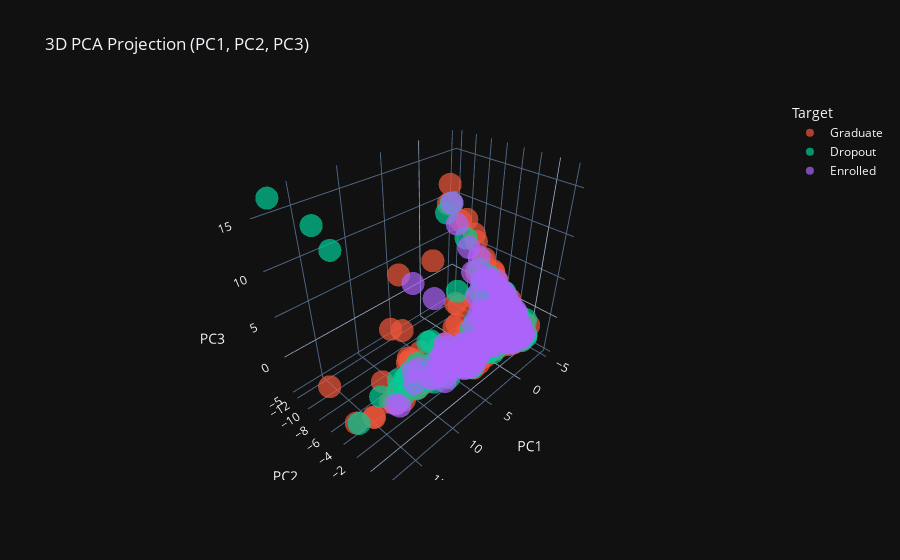

This figure's notebook cell:
### Code cell
pca3 = PCA(n_components=3)
X_pca3 = pca3.fit_transform(X_scaled)

# 3. בניית DataFrame לתצוגה
pca3_df = pd.DataFrame({
    "PC1": X_pca3[:, 0],
    "PC2": X_pca3[:, 1],
    "PC3": X_pca3[:, 2],
})

# הוספת Target לצביעה
pca3_df["Target"] = data.loc[df_clean.index, "Target"]

# 4. גרף תלת־מימדי עם Plotly
fig = px.scatter_3d(
    pca3_df,
    x="PC1",
    y="PC2",
    z="PC3",
    color="Target",
    opacity=0.7,
    title="3D PCA Projection (PC1, PC2, PC3)"
)

fig.show()

# אופציונלי: לבדוק כמה שונות כל קומפוננטה מסבירה
pca3.explained_variance_ratio_

### Figure 1 — Plotly figure (JSON) as saved in the notebook; plotly's stock layout.template omitted (floating-point values rounded to 4 significant figures; data arrays with more than 128 entries replaced by an {"elided": "..."} marker saying what was removed)
{"data": [{"hovertemplate": "Target=Graduate<br>PC1=%{x}<br>PC2=%{y}<br>PC3=%{z}<extra></extra>", "legendgroup": "Graduate", "marker": {"color": "#EF553B", "opacity": 0.7, "symbol": "circle"}, "mode": "markers", "name": "Graduate", "scene": "scene", "showlegend": true, "x": {"elided": "2060 float values"}, "y": {"elided": "2060 float values"}, "z": {"elided": "2060 float values"}, "type": "scatter3d"}, {"hovertemplate": "Target=Dropout<br>PC1=%{x}<br>PC2=%{y}<br>PC3=%{z}<extra></extra>", "legendgroup": "Dropout", "marker": {"color": "#00cc96", "opacity": 0.7, "symbol": "circle"}, "mode": "markers", "name": "Dropout", "scene": "scene", "showlegend": true, "x": {"elided": "1275 float values"}, "y": {"elided": "1275 float values"}, "z": {"elided": "1275 float values"}, "type": "scatter3d"}, {"hovertemplate": "Target=Enrolled<br>PC1=%{x}<br>PC2=%{y}<br>PC3=%{z}<extra></extra>", "legendgroup": "Enrolled", "marker": {"color": "#ab63fa", "opacity": 0.7, "symbol": "circle"}, "mode": "markers", "name": "Enrolled", "scene": "scene", "showlegend": true, "x": {"elided": "738 float values"}, "y": {"elided": "738 float values"}, "z": {"elided": "738 float values"}, "type": "scatter3d"}], "layout": {"scene": {"domain": {"x": [0.0, 1.0], "y": [0.0, 1.0]}, "xaxis": {"title": {"text": "PC1"}}, "yaxis": {"title": {"text": "PC2"}}, "zaxis": {"title": {"text": "PC3"}}}, "legend": {"title": {"text": "Target"}, "tracegroupgap": 0}, "title": {"text": "3D PCA Projection (PC1, PC2, PC3)"}}}
